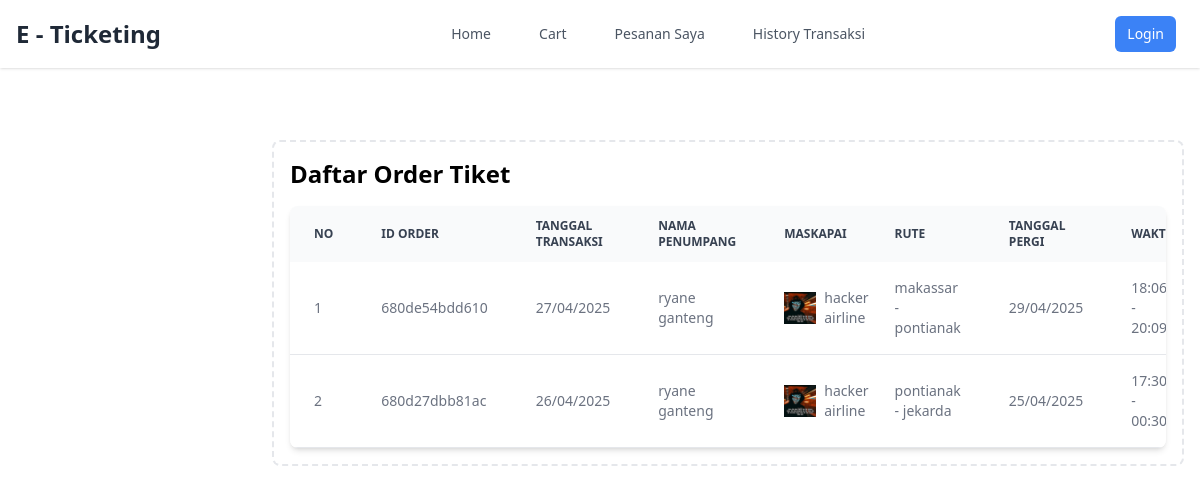
Page /Ticketlockin/penumpang/riwayatorder.php on the committed database.
### tables this page shows
CREATE TABLE `order_tiket` (
  `id_order` varchar(255) NOT NULL,
  `tanggal_transaksi` date NOT NULL,
  `struk` varchar(255) NOT NULL,
  `status` enum('proses','terverivikasi') NOT NULL
);

CREATE TABLE `users` (
  `id_user` int NOT NULL,
  `nama_lengkap` varchar(255) NOT NULL,
  `username` varchar(255) NOT NULL,
  `email` varchar(255) NOT NULL,
  `roles` enum('penumpang','petugas','admin') NOT NULL,
  `password` varchar(255) NOT NULL
);

CREATE TABLE `maskapai` (
  `id_maskapai` int NOT NULL,
  `foto_maskapai` text NOT NULL,
  `nama_maskapai` varchar(255) NOT NULL
);

CREATE TABLE `rute` (
  `id_rute` int NOT NULL,
  `id_maskapai` int NOT NULL,
  `rute_asal` varchar(255) NOT NULL,
  `rute_tujuan` varchar(255) NOT NULL,
  `tanggal_go` date NOT NULL
);

CREATE TABLE `jadwal_penerbangan` (
  `id_jadwal` int NOT NULL,
  `id_rute` int NOT NULL,
  `waktu_go` time NOT NULL,
  `waktu_land` time NOT NULL,
  `harga` int NOT NULL,
  `kap_kursi` int NOT NULL
);

### Ticketlockin/penumpang/function.php (called while the page is built, shortened)
<?php
require_once '../koneksi.php';
if (!function_exists('query')) {
    function query($query)
    {
        global $conn;
        $rows = [];
        $result = mysqli_query($conn, $query);
        while ($row = mysqli_fetch_assoc($result)) {
            $rows[] = $row;
        }
        return $rows;
    }
}

### Ticketlockin/penumpang/riwayatorder.php (the view, shortened to what this page needs)
<?php
require 'function.php';
require '../layouts/navbar.php';
$orders = query("SELECT
    ot.id_order,
    ot.tanggal_transaksi,
    ot.status,
    od.jumlah_tiket,
    od.total_harga,
    u.nama_lengkap as nama_penumpang,
    jp.waktu_go,
    jp.waktu_land,
    r.rute_asal,
    r.rute_tujuan,
    r.tanggal_go,
    m.nama_maskapai,
    m.foto_maskapai
FROM order_tiket ot
INNER JOIN order_detail od ON ot.id_order = od.id_order
INNER JOIN users u ON od.id_user = u.id_user
INNER JOIN jadwal_penerbangan jp ON od.id_penerbangan = jp.id_jadwal
INNER JOIN rute r ON jp.id_rute = r.id_rute
INNER JOIN maskapai m ON r.id_maskapai = m.id_maskapai
WHERE status = 'terverivikasi'
ORDER BY ot.tanggal_transaksi DESC");
?>
<div class="p-4 sm:ml-64">
    <div class="p-4 border-2 border-gray-200 border-dashed rounded-lg mt-14">
        <div class="mb-4">
            <h2 class="text-2xl font-bold">Daftar Order Tiket</h2>
        </div>
        <div class="relative overflow-x-auto shadow-md sm:rounded-lg">
            <table class="w-full text-sm text-left text-gray-500">
                <thead class="text-xs text-gray-700 uppercase bg-gray-50">
                    <tr>
                        <th scope="col" class="px-6 py-3">No</th>
                        <th scope="col" class="px-6 py-3">ID Order</th>
                        <th scope="col" class="px-6 py-3">Tanggal Transaksi</th>
                        <th scope="col" class="px-6 py-3">Nama Penumpang</th>
                        <th scope="col" class="px-6 py-3">Maskapai</th>
                        <th scope="col" class="px-6 py-3">Rute</th>
                        <th scope="col" class="px-6 py-3">Tanggal Pergi</th>
                        <th scope="col" class="px-6 py-3">Waktu</th>
                    </tr>
                </thead>
                <tbody>
                    <?php if (empty($orders)): ?>
                        <tr class="bg-white border-b">
                            <td colspan="12" class="px-6 py-4 text-center">Tidak ada data order</td>
                        </tr>
                    <?php else: ?>
                        <?php $no = 1; ?>
                        <?php foreach ($orders as $order): ?>
                            <tr class="bg-white border-b hover:bg-gray-50">
                                <td class="px-6 py-4"><?= $no++; ?></td>
                                <td class="px-6 py-4"><?= $order['id_order']; ?></td>
                                <td class="px-6 py-4"><?= date('d/m/Y', strtotime($order['tanggal_transaksi'])); ?></td>
                                <td class="px-6 py-4"><?= $order['nama_penumpang']; ?></td>
                                <td class="px-6 py-4">
                                    <div class="flex items-center">
                                        <?php if ($order['foto_maskapai']): ?>
                                            <img src="../image/maskapai/<?= $order['foto_maskapai']; ?>"
                                                alt="<?= $order['nama_maskapai']; ?>"
                                                class="w-8 h-8 mr-2">
                                        <?php endif; ?>
                                        <?= $order['nama_maskapai']; ?>
                                    </div>
                                </td>
                                <td class="px-6 py-4"><?= $order['rute_asal']; ?> - <?= $order['rute_tujuan']; ?></td>
                                <td class="px-6 py-4"><?= date('d/m/Y', strtotime($order['tanggal_go'])); ?></td>
                                <td class="px-6 py-4">
                                    <?= date('H:i', strtotime($order['waktu_go'])); ?> -
                                    <?= date('H:i', strtotime($order['waktu_land'])); ?>
                                </td>
                            </tr>
                        <?php endforeach; ?>
                    <?php endif; ?>
                </tbody>
            </table>
        </div>
    </div>
</div>

### rows in the picture
order_tiket: id_order "680de54bdd610", tanggal_transaksi "27/04/2025", users.nama_lengkap "ryane ganteng", maskapai.foto_maskapai (picture), maskapai.nama_maskapai "hacker airline", rute.rute_asal "makassar", rute.rute_tujuan "pontianak", rute.tanggal_go "29/04/2025", jadwal_penerbangan.waktu_go "18:06", jadwal_penerbangan.waktu_land "20:09"
order_tiket: id_order "680d27dbb81ac", tanggal_transaksi "26/04/2025", users.nama_lengkap "ryane ganteng", maskapai.foto_maskapai (picture), maskapai.nama_maskapai "hacker airline", rute.rute_asal "pontianak", rute.rute_tujuan "jekarda", rute.tanggal_go "25/04/2025", jadwal_penerbangan.waktu_go "17:30", jadwal_penerbangan.waktu_land "00:30"
